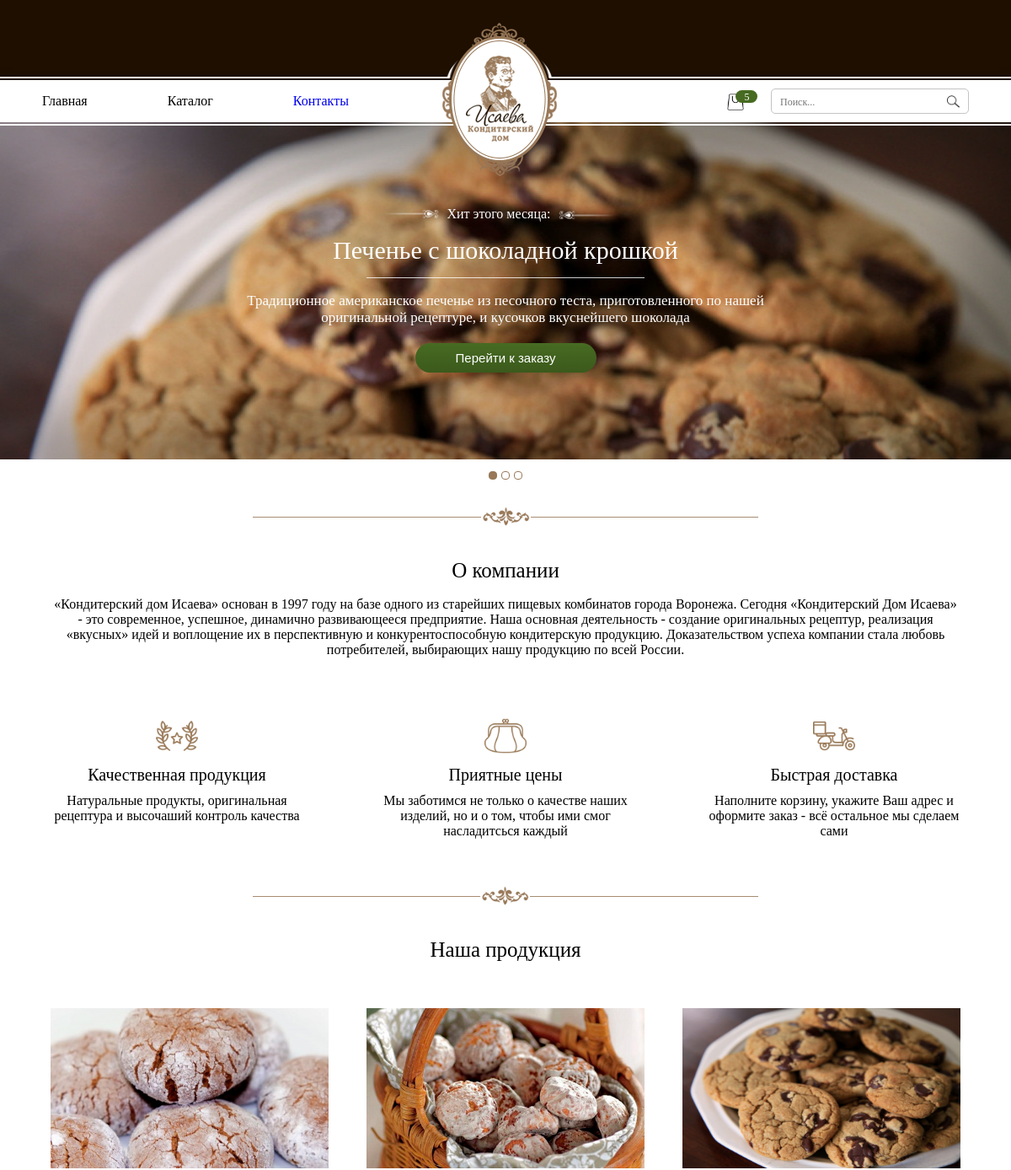
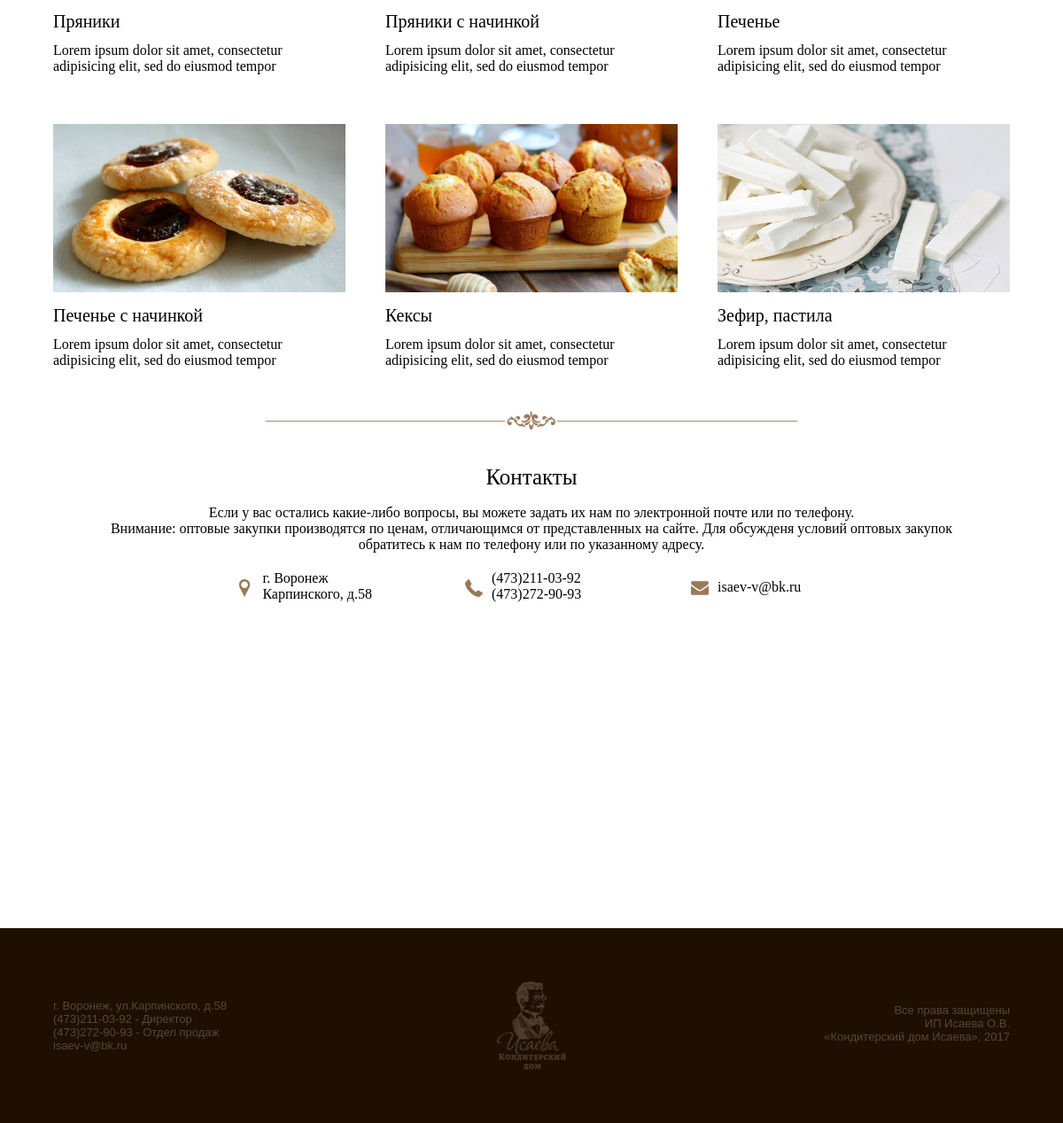
The page / on the database its author committed (2 pictures, top to bottom).
### cookie/models.py (models this page shows, shortened)
class Product(models.Model):
    name = models.CharField(max_length=250, verbose_name='Имя')
    photo_for_slider = models.ImageField(upload_to='cookie/media', null=True, blank=True)
    description = models.TextField(null=True)
    alter_descript = models.TextField(null=True)
    price = models.FloatField(default=0)
    date_upload = models.DateTimeField(default=timezone.now())
    display = models.BooleanField(default=False)
    hit = models.BooleanField(default=False)
    for_main = models.BooleanField(default=False)
    category = models.ForeignKey(Category, on_delete=models.CASCADE)

class Category(models.Model):
    name = models.CharField(max_length=250)
    photo = models.ImageField(upload_to='cookie/media', verbose_name='Фото', null=True)
    description = models.TextField(null=True, verbose_name='Описание')
    display = models.BooleanField(default=False)
    priority = models.IntegerField(default=0)

### cookie/views.py (the view)
# urls.py: url(r'^$', views.index, name='index'),
def index(request):
    if request.session.get('uuid', None) is None:
        request.session['uuid'] = str(uuid.uuid4())
    else:
        print(request.session['uuid'])
    category_index_list = Category.objects.filter(display=True).order_by('-priority')
    context = dict(categories=category_index_list[:6])
    return render(request, 'cookie/index.html', context=context)

### cookie/context_processors/slider.py (called while the page is built)
def _hits(request):
    hits = Product.objects.filter(hit=True).order_by('-date_upload')
    return {'hits': hits}

### cookie/templates/cookie/index.html (shortened to what this page needs)
{% extends 'cookie/base.html' %}
{% load staticfiles %}
{% block content %}
    <div class="body-wrapp index">
                <div class="row-about-company">
                    <div class="title-about-company">
                        <p>О компании</p>
                    </div>
                    <div class="text-about-company">
                        <p>«Кондитерский дом Исаева» основан в 1997 году на базе одного из старейших пищевых
                            комбинатов города Воронежа. Сегодня «Кондитерский Дом Исаева» - это современное,
                            успешное, динамично развивающееся предприятие. Наша основная деятельность - создание
                            оригинальных рецептур, реализация «вкусных» идей и воплощение их в перспективную и
                            конкурентоспособную кондитерскую продукцию. Доказательством успеха компании стала
                            любовь потребителей, выбирающих нашу продукцию по всей России.
                        </p>
                    </div>
                </div>
                <div class="space row-after-about-company"></div>
                <div class="row-our-pluses">
                    <div class="plus left-plus">
                        <div class="advantages advantages-left">
                            <div class="advantages-img"><img src="{% static 'cookie/img/award.png' %}" /></div>
                                <div class="advantages-title"><p>Качественная продукция</p></div>
                            <div class="advantages-text"><p>Натуральные продукты, оригинальная рецептура и высочаший контроль качества</p></div>
                        </div>
                    </div>
                    <div class="plus middle-plus">
                        <div class="advantages advantages-mid">
                            <div class="advantages-img"><img src="{% static 'cookie/img/purse.png' %}" /></div>
                            <div class="advantages-title"><p>Приятные цены</p></div>
                            <div class="advantages-text"><p>Мы заботимся не только о качестве наших изделий, но и о том, чтобы ими смог насладитсься каждый</p></div>
                        </div>
                    </div>
                    <div class="plus right-plus">
                        <div class="advantages advantages-right">
                            <div class="advantages-img"><img src="{% static 'cookie/img/scooter.png' %}" /></div>
                            <div class="advantages-title"><p>Быстрая доставка</p></div>
                            <div class="advantages-text"><p>Наполните корзину, укажите Ваш адрес и оформите заказ - всё остальное мы сделаем сами</p></div>
                        </div>
                    </div>
                </div>
                <div class="space row-after-pluses"></div>
                <div class="divide-wrapp">
                    <div class="divide divide-after-pluses">
                        <div class="wrapp-figure">
                            <div class="figure">
                                <img src="{% static 'cookie/img/divide.png' %}" />
                            </div>
                        </div>
                    </div>
                </div>
                <div class="space row-after-divide"></div>
                <div class="row-our-production">
                    <div class="row-title-our-production">
                        <div class="title-our-production">
                            <p>Наша продукция</p>
                        </div>
                    </div>
                    <div class="space row-after-title-procucts"></div>
                    <div class="row-products-list">
                    {% for category in categories %}
                    <div class="product-wrap">
                        <div class="product">
                            <div class="product-pic">
                                <img src="{{ category.photo.url }}" />
                            </div>
                            <div class="product-descript">
                                <div class="name-product"><p>{{ category.name }}</p></div>
                                <div class="text-product"><p>{{ category.description }}</p></div>
                            </div>
                        </div>
                    </div>
                    {% endfor %}
                    </div>
                </div>
                <div class="divide-wrapp">
                    <div class="divide divide-after-pluses">
                        <div class="wrapp-figure">
                            <div class="figure">
                                <img src="{% static 'cookie/img/divide.png' %}" />
                            </div>
                        </div>
                    </div>
                </div>
                <div class="space row-after-divide"></div>
                <div class="row-our-contacts">
                    <div class="title-our-contacts">
                        <p>Контакты</p>
                    </div>
                    <div class="text-our-contacts">
                        <p>Если у вас остались какие-либо вопросы, вы можете задать их нам по электронной
                            почте или по телефону. <br/>Внимание: оптовые закупки производятся по ценам, отличающимся
                            от представленных на сайте. Для обсужденя условий оптовых закупок <br/>обратитесь к нам
                            по телефону или по указанному адресу.
                        </p>
                    </div>
                    <div class="row-list-contacts">
                        <div class="wrap-elem-contacts map-contacts">
                            <div class="elem-contacts elem-contacts-map">
                                <div class="elem-contacts-img elem-contacts-map-img">
                                    <img src="{% static 'cookie/img/map-marker.png' %}" />
                                </div>
                                <div class="elem-contacts-text">
                                    <p>
                                        г. Воронеж<br/>
                                        Карпинского, д.58
                                    </p>
                                </div>
                            </div>
                        </div>
                        <div class="wrap-elem-contacts phone-number-contacts">
                            <div class="elem-contacts elem-contacts-phone">
                                <div class="elem-contacts-img elem-contacts-phone-img">
                                    <img src="{% static 'cookie/img/phone-receiver.png' %}" />
                                </div>
                                <div class="elem-contacts-text">
                                    <p>
                                        (473)211-03-92<br/>
                                        (473)272-90-93
                                    </p>
                                </div>
                            </div>
                        </div>
                        <div class="wrap-elem-contacts email-contacts">
                            <div class="elem-contacts elem-contacts-email">
                                <div class="elem-contacts-img elem-contacts-email-img">
                                    <img src="{% static 'cookie/img/envelope.png' %}" />
                                </div>
                                <div class="elem-contacts-text">
                                    <p>
                                        isaev-v@bk.ru
                                    </p>
                                </div>
                            </div>
                        </div>
                    </div>
                </div>
    </div>
            <div class="space row-after-body-wrapp"></div>
            <div class="main-map">
            <div style='overflow:hidden;height:310px;width:1200px;'><div id='gmap_canvas' style='height:310px;width:1200px;'></div></div>
            </div>
{% endblock content %}

### cookie/templates/cookie/base.html (shortened to what this page needs)
<!DOCTYPE html>
{% load staticfiles %}
<html lang="en">
<head>
    <link rel="stylesheet" href="{% static 'cookie/css/cookie_index.css' %}" />
    <link href="{% static 'cookie/js/jquery_slider/jquery.bxslider.css' %}" rel="stylesheet" />
</head>
<body>
    <div class="main-wrapp">
        <div class="wrapper">
            <div class="wrapp-menu">
                <div class="menu">
                    <div class="wrapp-left-menu">
                        <div class="menu-elem menu-elem-left menu-main"><a>Главная</a></div>
                        <div class="menu-elem menu-elem-left menu-catalog"><a>Каталог</a></div>
                        <div class="menu-elem menu-elem-left menu-contact"><a id="go" href="#">Контакты</a></div>
                    </div>
                    <div class="wrapp-logo">
                        <div class="logo">
                        </div>
                    </div>
                    <div class="wrapp-right-menu">
                        <div class="menu-elem menu-elem-right menu-search">
                            <div class="search-field">
                                <input type="text" placeholder  ="Поиск...">
                                <img src="{% static 'cookie/img/search.png' %}">
                            </div>
                        </div>
                        <div class="menu-elem menu-elem-right menu-basket">
                            <div class="count-basket"><p>5</p></div>
                            <div class="basket-field">
                                <img src="{% static 'cookie/img/basket.png' %}">
                            </div>
                        </div>
                    </div>
                </div>
            </div>
            <div class="wrapp-slide">
                <div class="slider">
                    <ul class="bxslider">
                        {% for hit in hits %}
                      <li>
                          <div class="slide"><img src="{{ hit.photo_for_slider.url }}" />
                          <div class="hit-week">
                              <div class="row-hit-top-text">
                              <div class="row-hit-this-month">
                                  <div class="rushechka rushechka-left"><img src="{% static 'cookie/img/arrow.png' %}" /></div>
                                  <div class="hit-this-month"><p>Хит этого месяца:</p></div>
                                  <div class="rushechka rushechka-right"><img src="{% static 'cookie/img/arrow.png' %}" /></div>
                              </div>
                              </div>
                              <div class="row-title-hit-month"><p>{{ hit.name }}</p></div>
                              <div class="row-line-after-title-hit-month">
                                  <div class="line-after-title-hit-month"></div>
                              </div>
                              <div class="row-descript-hit-month">
                                  <div class="descript-hit-month">
                                      <p>{{ hit.alter_descript }}</p>
                                  </div>
                              </div>
                              <div class="row-button-hit-month">
                                  <div class="button-hit-wrap">
                                  <a class="button-hit-month" id="go" href="#">
                                      <div class="button-hit-month"><p>Перейти к заказу</p></div>
                                  </a>
                                  </div>
                              </div>
                          </div>
                          </div>
                      </li>
                        {% endfor %}
                    </ul>
                </div>
            </div>
                <div class="space row-after-slider"></div>
                <div class="divide-wrapp">
                    <div class="divide">
                        <div class="wrapp-figure">
                            <div class="figure">
                                <img src="{% static 'cookie/img/divide.png' %}" />
                            </div>
                        </div>
                    </div>
                </div>
                <div class="space row-after-divide"></div>
                {% block content %}
                {% endblock %}
            <div class="footer">
                <div class="footer-wrapp">
                    <div class="footer-part footer-left-part">
                        <p>
                            г. Воронеж, ул.Карпинского, д.58<br/>
                            (473)211-03-92 - Директор<br/>
                            (473)272-90-93 - Отдел продаж<br/>
                            isaev-v@bk.ru
                        </p>
                    </div>
                    <div class="footer-part footer-center-part">
                        <img src="{% static 'cookie/img/logo_podval.png' %}" />
                    </div>
                    <div class="footer-part footer-right-part">
                        <p>
                            Все права защищены<br/>
                            ИП Исаева О.В.<br/>
                            &laquo;Кондитерский дом Исаева&raquo;, 2017
                        </p>
                    </div>
                </div>
            </div>
        </div>
    </div>
</body>
</html>

### rows shown on the page
Product: photo_for_slider (picture), name "Печенье с шоколадной крошкой", alter_descript "Традиционное американское печенье из песочного теста, приготовленного по нашей оригинальной рецептуре, и кусочков вкуснейшего шоколада"
Category: photo (picture), name "Пряники", description "Lorem ipsum dolor sit amet, consectetur adipisicing elit, sed do eiusmod tempor"
Category: photo (picture), name "Пряники с начинкой", description "Lorem ipsum dolor sit amet, consectetur adipisicing elit, sed do eiusmod tempor"
Category: photo (picture), name "Печенье", description "Lorem ipsum dolor sit amet, consectetur adipisicing elit, sed do eiusmod tempor"
Category: photo (picture), name "Печенье с начинкой", description "Lorem ipsum dolor sit amet, consectetur adipisicing elit, sed do eiusmod tempor"
Category: photo (picture), name "Кексы", description "Lorem ipsum dolor sit amet, consectetur adipisicing elit, sed do eiusmod tempor"
Category: photo (picture), name "Зефир, пастила", description "Lorem ipsum dolor sit amet, consectetur adipisicing elit, sed do eiusmod tempor"
